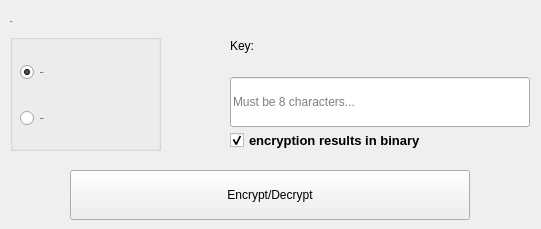
       <widget class="QWidget" name="des_p">
        <widget class="QPushButton" name="ecode_decod_d">
         <property name="geometry">
          <rect>
           <x>70</x>
           <y>170</y>
           <width>400</width>
           <height>50</height>
          </rect>
         </property>
         <property name="text">
          <string>Encrypt/Decrypt</string>
         </property>
        </widget>
        <widget class="QWidget" name="layoutWidget_2">
         <property name="geometry">
          <rect>
           <x>230</x>
           <y>20</y>
           <width>302</width>
           <height>109</height>
          </rect>
         </property>
         <layout class="QVBoxLayout" name="verticalLayout_9">
          <item>
           <widget class="QLabel" name="label_2">
            <property name="sizePolicy">
             <sizepolicy hsizetype="Fixed" vsizetype="Fixed">
              <horstretch>0</horstretch>
              <verstretch>0</verstretch>
             </sizepolicy>
            </property>
            <property name="minimumSize">
             <size>
              <width>71</width>
              <height>51</height>
             </size>
            </property>
            <property name="maximumSize">
             <size>
              <width>71</width>
              <height>51</height>
             </size>
            </property>
            <property name="text">
             <string>Key:</string>
            </property>
           </widget>
          </item>
          <item>
           <widget class="QLineEdit" name="key_d">
            <property name="sizePolicy">
             <sizepolicy hsizetype="Fixed" vsizetype="Fixed">
              <horstretch>0</horstretch>
              <verstretch>0</verstretch>
             </sizepolicy>
            </property>
            <property name="minimumSize">
             <size>
              <width>300</width>
              <height>50</height>
             </size>
            </property>
            <property name="maximumSize">
             <size>
              <width>300</width>
              <height>50</height>
             </size>
            </property>
            <property name="toolTip">
             <string/>
            </property>
            <property name="placeholderText">
             <string>Must be 8 characters...</string>
            </property>
           </widget>
          </item>
         </layout>
        </widget>
        <widget class="QGroupBox" name="Type_5">
         <property name="geometry">
          <rect>
           <x>10</x>
           <y>20</y>
           <width>151</width>
           <height>131</height>
          </rect>
         </property>
         <property name="font">
          <font>
           <family>Segoe UI</family>
           <pointsize>-1</pointsize>
           <weight>75</weight>
           <bold>true</bold>
          </font>
         </property>
         <property name="title">
          <string>Type:</string>
         </property>
         <property name="alignment">
          <set>Qt::AlignLeading|Qt::AlignLeft|Qt::AlignTop</set>
         </property>
         <property name="flat">
          <bool>false</bool>
         </property>
         <widget class="QWidget" name="layoutWidget_3">
          <property name="geometry">
           <rect>
            <x>10</x>
            <y>20</y>
            <width>141</width>
            <height>111</height>
           </rect>
          </property>
          <layout class="QVBoxLayout" name="verticalLayout_8">
           <item>
            <widget class="QRadioButton" name="r_encode_d">
             <property name="text">
              <string>Encrypt</string>
             </property>
             <property name="checked">
              <bool>true</bool>
             </property>
            </widget>
           </item>
           <item>
            <widget class="QRadioButton" name="r_decode_d">
             <property name="text">
              <string>Decrypt</string>
             </property>
            </widget>
           </item>
          </layout>
         </widget>
        </widget>
        <widget class="QCheckBox" name="binary_e">
         <property name="geometry">
          <rect>
           <x>230</x>
           <y>130</y>
           <width>191</width>
           <height>21</height>
          </rect>
         </property>
         <property name="font">
          <font>
           <family>Segoe UI</family>
           <pointsize>10</pointsize>
           <weight>75</weight>
           <bold>true</bold>
          </font>
         </property>
         <property name="text">
          <string>encryption results in binary</string>
         </property>
         <property name="checked">
          <bool>true</bool>
         </property>
        </widget>
       </widget>
